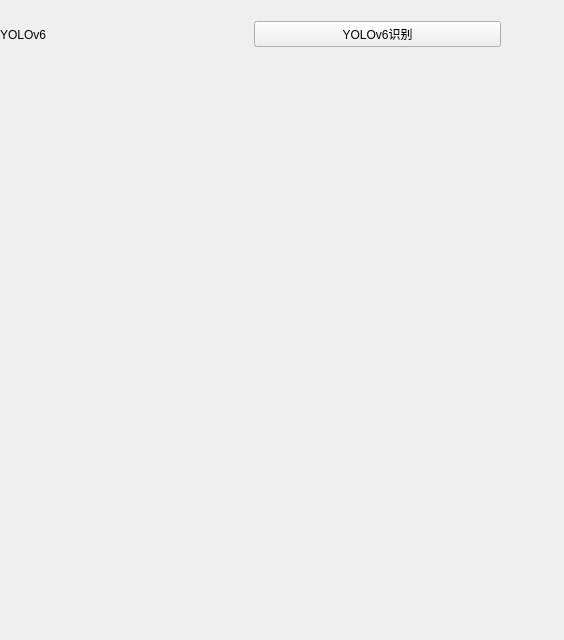
<?xml version="1.0" encoding="UTF-8"?>
<ui version="4.0">
 <class>Widget</class>
 <widget class="QWidget" name="Widget">
  <property name="geometry">
   <rect>
    <x>0</x>
    <y>0</y>
    <width>564</width>
    <height>640</height>
   </rect>
  </property>
  <property name="windowTitle">
   <string>Widget</string>
  </property>
  <widget class="QLabel" name="label">
   <property name="geometry">
    <rect>
     <x>10</x>
     <y>70</y>
     <width>491</width>
     <height>551</height>
    </rect>
   </property>
   <property name="text">
    <string/>
   </property>
  </widget>
  <widget class="QWidget" name="horizontalLayoutWidget">
   <property name="geometry">
    <rect>
     <x>0</x>
     <y>9</y>
     <width>501</width>
     <height>51</height>
    </rect>
   </property>
   <layout class="QHBoxLayout" name="horizontalLayout">
    <item>
     <widget class="QLabel" name="label_2">
      <property name="styleSheet">
       <string notr="true">font: 75 14pt &quot;微软雅黑&quot;;
font: 20pt &quot;Arial&quot;;</string>
      </property>
      <property name="text">
       <string>YOLOv6</string>
      </property>
     </widget>
    </item>
    <item>
     <widget class="QPushButton" name="pushButton">
      <property name="styleSheet">
       <string notr="true">font: 75 11pt &quot;微软雅黑&quot;;
font: 20pt &quot;Arial&quot;;</string>
      </property>
      <property name="text">
       <string>YOLOv6识别</string>
      </property>
      <property name="icon">
       <iconset resource="pic.qrc">
        <normaloff>:/assets/ai.png</normaloff>:/assets/ai.png</iconset>
      </property>
     </widget>
    </item>
   </layout>
  </widget>
 </widget>
 <resources>
  <include location="pic.qrc"/>
 </resources>
 <connections/>
</ui>
